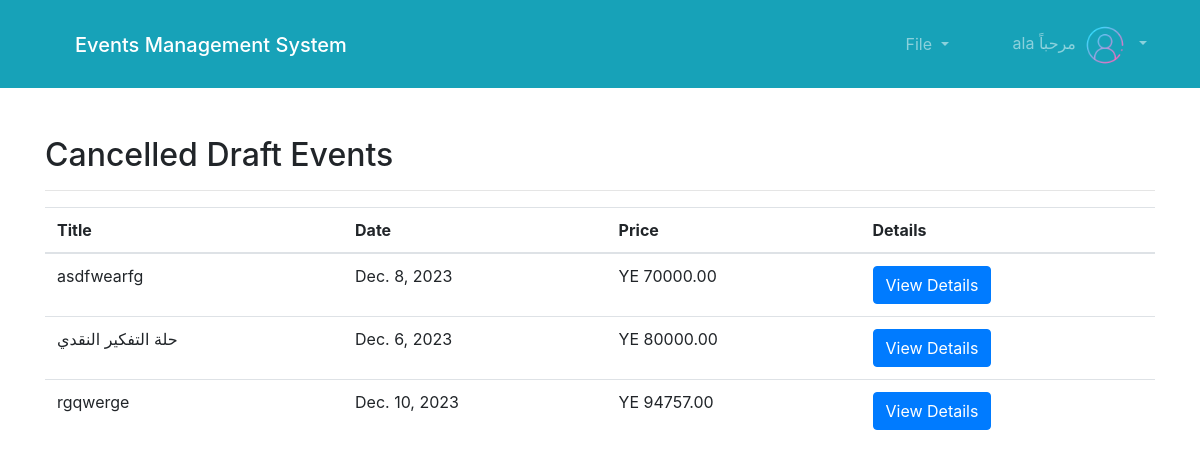
/cancelled_events/ (signed in), run on the app's committed database.
### Event/models.py (models this page shows, shortened)
class Event(models.Model):
    tenant = models.CharField(max_length=255)
    title = models.CharField(max_length=255)
    date = models.DateField()
    location = models.ForeignKey(Location, on_delete=models.CASCADE, related_name='events')
    description = models.TextField(max_length=1000)
    create_by = models.ForeignKey(User, related_name='events',on_delete=models.CASCADE)
    STATUS_CHOICES = [
        ('draft', 'Draft'),
        ('published', 'Published'),
        ('canceled', 'Canceled'),
    ]
    status = models.CharField(max_length=20, choices=STATUS_CHOICES, default='draft')
    discout = models.DecimalField(max_digits=10, decimal_places=2, default=0.00)
    price = models.DecimalField(max_digits=10, decimal_places=2, default=0.00)

class Workshop(Event):
    topic = models.CharField(max_length=100)
    def get_event_type(self):
        return "Workshop"

class Event(models.Model):
    tenant = models.CharField(max_length=255)
    title = models.CharField(max_length=255)
    date = models.DateField()
    location = models.ForeignKey(Location, on_delete=models.CASCADE, related_name='events')
    description = models.TextField(max_length=1000)
    create_by = models.ForeignKey(User, related_name='events',on_delete=models.CASCADE)
    STATUS_CHOICES = [
        ('draft', 'Draft'),
        ('published', 'Published'),
        ('canceled', 'Canceled'),
    ]
    status = models.CharField(max_length=20, choices=STATUS_CHOICES, default='draft')
    discout = models.DecimalField(max_digits=10, decimal_places=2, default=0.00)
    price = models.DecimalField(max_digits=10, decimal_places=2, default=0.00)

class SocialEvent(Event):
    activities = models.TextField()
    def get_event_type(self):
        return "SocialEvent"

### Event/views.py (the view)
# urls.py: path('cancelled_events/', views.cancelled_events, name="cancelled_events"),
def cancelled_events(request):
    conferences = Conference.objects.filter(status="canceled")
    workshops = Workshop.objects.filter(status="canceled")
    social_events = SocialEvent.objects.filter(status="canceled")
    all_cancelled_events = list(conferences) + list(workshops) + list(social_events)
    context = {'events': all_cancelled_events}
    return render(request, 'cancelled_events.html', context)

### Event/models.py (called while the page is built)
    def __str__(self):
        return self.name

### templates/cancelled_events.html (shortened to what this page needs)
{% extends 'base.html' %}
{% block content %}
<div class="container mt-5">
    <h2>Cancelled Draft Events</h2>
    <hr>
    {% if events %}
        <table class="table">
            <thead>
                <tr>
                    <th>Title</th>
                    <th>Date</th>
                    <th>Price</th>
                    <th>Details</th>
                </tr>
            </thead>
            <tbody>
                {% for event in events %}
                    <tr>
                        <td>{{ event.title }}</td>
                        <td>{{ event.date }}</td>
                        <td>YE {{ event.price }}</td>
                        <td>
                            <button type="button" class="btn btn-primary" data-toggle="modal" data-target="#eventModal{{ event.id }}">
                                View Details
                            </button>
                        </td>
                    </tr>
                {% endfor %}
            </tbody>
        </table>
    {% else %}
        <p>No Cancelled draft events.</p>
    {% endif %}
</div>
{% endblock %}

### templates/base.html (shortened to what this page needs)
{% load static %}
<html lang="en">
<head>
  <link rel="stylesheet" href="https://stackpath.bootstrapcdn.com/bootstrap/4.3.1/css/bootstrap.min.css">
  <link rel="stylesheet" href="https://cdnjs.cloudflare.com/ajax/libs/font-awesome/6.0.0-beta2/css/all.min.css" />
</head>
<body>
    <nav class="navbar navbar-expand-sm navbar-dark bg-info">
        <div class="container">
           <div class="col ">
             <div class="text-start col-md-6 text-right">
               <a href="#"><img src ="" class="navbar-brand"></a>
             </div>
             <div class="text-start col-md-6 text-right">
                 <h1><a class="navbar-brand text-center" href="{% url 'events_list' %}">Events Management System</a></h1>
             </div>
         </div>
          <div class="collapse navbar-collapse" id="mainMenu">
            {%if user.is_authenticated%}
            <ul class="navbar-nav ml-auto">
              <li class="nav-item dropdown m-3 mx-5">
                <a class="nav-link dropdown-toggle" href="#"  data-toggle="dropdown" aria-haspopup="true" aria-expanded="false">
                  File
                </a>
              </li>
              <li class="nav-item dropdown mt-1">
                <a class="nav-link dropdown-toggle" href="#" id="userMenu" data-toggle="dropdown" aria-haspopup="true" aria-expanded="false">
                   {{ user.username }} مرحباً
                  <img class="icon" src="{% static 'userIcon.png' %}" alt="User Icon" style="height: 50px ; width: 50px;">
                </a>
              </li>
            </ul>
              {%else%}
              <form class="form-inline ml-auto">
              <a href="{% url 'login' %}" class="btn btn-outline-light mx-5">login</a>
              <a href="{% url 'signup' %}" class="btn btn-outline-secondary">Create an Account</a>
              </form>
                  {%endif%}
          </div>
    </nav>
    {% block content %}
    {% endblock %}
</body>
</html>

### data on the page
Workshop: title "asdfwearfg", date "Dec. 8, 2023", price "70000.00"
SocialEvent: title "حلة التفكير النقدي", date "Dec. 6, 2023", price "80000.00"
SocialEvent: title "rgqwerge", date "Dec. 10, 2023", price "94757.00"

### other printed values
{{ user.username }} "ala"
